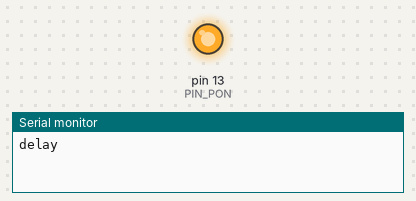
A sketch run on a simulated Arduino Mega 2560, built with avr-gcc and run on an emulated ATmega2560. Parts: output pins drawn as LEDs (lit = HIGH), the last lines printed to the serial monitor.

Above: at 0.1 s.
At 2.1 s:
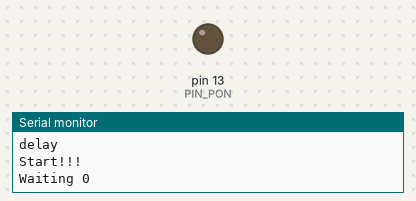
Timing chart, 0 to 3.6 s (numbered marks = the images above):
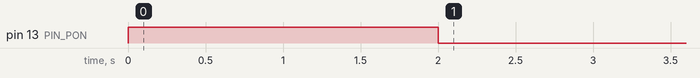

The sketch:

_3GIM_Serial.ino
```cpp
#define PIN_PON (13)

unsigned int counter = 0;
char *command[] = {
  (char *)"$YV",
  (char *)"$YS",
  (char *)"$YT",
  (char *)"$LG a 1",
  (char *)"$WG http://www.klabo.co.jp",
};

void setup() {
  while (true) {
    if (Serial) break;
  }
  Serial.begin(115200);

  pinMode(PIN_PON, OUTPUT);
  digitalWrite(PIN_PON, HIGH);
  Serial.println("delay");
  delay(2000);
  digitalWrite(PIN_PON, LOW);

  Serial1.begin(115200);

  Serial.println("Start!!!");

  //  Serial1.println((char *)"$YV");
}

void loop() {
  int bytes;
  if ((bytes = Serial1.available()) > 0) {
    counter++;
    while (bytes--) {
      char c = Serial1.read();
      Serial.print(c);
    }
  }
  else {
    Serial1.println(command[counter%(sizeof(command)/sizeof(char *))]);
    Serial.println("Waiting " + String(counter));
    delay(1000);
  }
}
```
